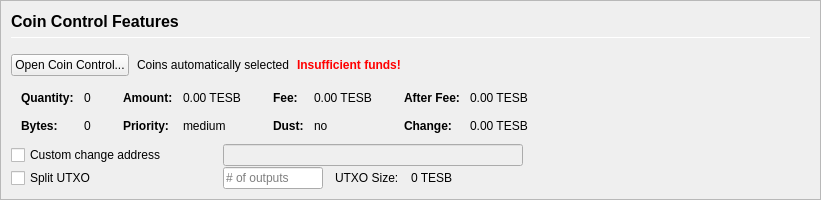
         <widget class="QFrame" name="frameCoinControl">
          <property name="sizePolicy">
           <sizepolicy hsizetype="Expanding" vsizetype="Expanding">
            <horstretch>0</horstretch>
            <verstretch>0</verstretch>
           </sizepolicy>
          </property>
          <property name="maximumSize">
           <size>
            <width>16777215</width>
            <height>16777215</height>
           </size>
          </property>
          <property name="frameShape">
           <enum>QFrame::StyledPanel</enum>
          </property>
          <property name="frameShadow">
           <enum>QFrame::Sunken</enum>
          </property>
          <layout class="QVBoxLayout" name="verticalLayoutCoinControl2">
           <property name="spacing">
            <number>0</number>
           </property>
           <property name="leftMargin">
            <number>0</number>
           </property>
           <property name="topMargin">
            <number>0</number>
           </property>
           <property name="rightMargin">
            <number>0</number>
           </property>
           <property name="bottomMargin">
            <number>0</number>
           </property>
           <item>
            <widget class="QFrame" name="frameCoinControl_BG">
             <layout class="QVBoxLayout" name="verticalLayoutCoinControl" stretch="0,0,0,0,0,0">
              <property name="spacing">
               <number>1</number>
              </property>
              <property name="leftMargin">
               <number>10</number>
              </property>
              <property name="topMargin">
               <number>10</number>
              </property>
              <item>
               <layout class="QHBoxLayout" name="horizontalLayoutCoinControl1">
                <property name="bottomMargin">
                 <number>15</number>
                </property>
                <item>
                 <layout class="QVBoxLayout" name="verticalLayout_3">
                  <property name="spacing">
                   <number>6</number>
                  </property>
                  <item>
                   <widget class="QLabel" name="labelCoinControlFeatures">
                    <property name="sizePolicy">
                     <sizepolicy hsizetype="Preferred" vsizetype="Maximum">
                      <horstretch>0</horstretch>
                      <verstretch>0</verstretch>
                     </sizepolicy>
                    </property>
                    <property name="minimumSize">
                     <size>
                      <width>0</width>
                      <height>20</height>
                     </size>
                    </property>
                    <property name="font">
                     <font>
                      <pointsize>12</pointsize>
                      <weight>75</weight>
                      <bold>true</bold>
                     </font>
                    </property>
                    <property name="styleSheet">
                     <string notr="true">font-weight:bold;</string>
                    </property>
                    <property name="text">
                     <string>Coin Control Features</string>
                    </property>
                   </widget>
                  </item>
                  <item>
                   <widget class="Line" name="line">
                    <property name="minimumSize">
                     <size>
                      <width>0</width>
                      <height>1</height>
                     </size>
                    </property>
                    <property name="maximumSize">
                     <size>
                      <width>16777215</width>
                      <height>1</height>
                     </size>
                    </property>
                    <property name="orientation">
                     <enum>Qt::Horizontal</enum>
                    </property>
                   </widget>
                  </item>
                 </layout>
                </item>
               </layout>
              </item>
              <item>
               <layout class="QHBoxLayout" name="horizontalLayoutCoinControl2" stretch="0,0,0,0">
                <property name="spacing">
                 <number>8</number>
                </property>
                <property name="bottomMargin">
                 <number>10</number>
                </property>
                <item>
                 <widget class="QPushButton" name="pushButtonCoinControl">
                  <property name="styleSheet">
                   <string notr="true"/>
                  </property>
                  <property name="text">
                   <string>Open Coin Control...</string>
                  </property>
                  <property name="autoDefault">
                   <bool>false</bool>
                  </property>
                 </widget>
                </item>
                <item>
                 <widget class="QLabel" name="labelCoinControlAutomaticallySelected">
                  <property name="text">
                   <string>Coins automatically selected</string>
                  </property>
                  <property name="margin">
                   <number>5</number>
                  </property>
                 </widget>
                </item>
                <item>
                 <widget class="QLabel" name="labelCoinControlInsuffFunds">
                  <property name="font">
                   <font>
                    <weight>75</weight>
                    <bold>true</bold>
                   </font>
                  </property>
                  <property name="styleSheet">
                   <string notr="true">color:red;font-weight:bold;</string>
                  </property>
                  <property name="text">
                   <string>Insufficient funds!</string>
                  </property>
                  <property name="margin">
                   <number>5</number>
                  </property>
                 </widget>
                </item>
                <item>
                 <spacer name="horizontalSpacerCoinControl">
                  <property name="orientation">
                   <enum>Qt::Horizontal</enum>
                  </property>
                  <property name="sizeHint" stdset="0">
                   <size>
                    <width>40</width>
                    <height>1</height>
                   </size>
                  </property>
                 </spacer>
                </item>
               </layout>
              </item>
              <item>
               <widget class="QWidget" name="widgetCoinControl" native="true">
                <property name="sizePolicy">
                 <sizepolicy hsizetype="Preferred" vsizetype="Preferred">
                  <horstretch>0</horstretch>
                  <verstretch>0</verstretch>
                 </sizepolicy>
                </property>
                <property name="minimumSize">
                 <size>
                  <width>0</width>
                  <height>0</height>
                 </size>
                </property>
                <property name="styleSheet">
                 <string notr="true"/>
                </property>
                <layout class="QHBoxLayout" name="horizontalLayoutCoinControl5">
                 <property name="leftMargin">
                  <number>0</number>
                 </property>
                 <property name="topMargin">
                  <number>0</number>
                 </property>
                 <property name="rightMargin">
                  <number>0</number>
                 </property>
                 <property name="bottomMargin">
                  <number>0</number>
                 </property>
                 <item>
                  <layout class="QHBoxLayout" name="horizontalLayoutCoinControl3" stretch="0,0,0,1">
                   <property name="spacing">
                    <number>20</number>
                   </property>
                   <property name="topMargin">
                    <number>0</number>
                   </property>
                   <property name="bottomMargin">
                    <number>10</number>
                   </property>
                   <item>
                    <layout class="QFormLayout" name="formLayoutCoinControl1">
                     <property name="horizontalSpacing">
                      <number>10</number>
                     </property>
                     <property name="verticalSpacing">
                      <number>14</number>
                     </property>
                     <property name="leftMargin">
                      <number>10</number>
                     </property>
                     <property name="topMargin">
                      <number>4</number>
                     </property>
                     <property name="rightMargin">
                      <number>6</number>
                     </property>
                     <item row="0" column="0">
                      <widget class="QLabel" name="labelCoinControlQuantityText">
                       <property name="font">
                        <font>
                         <weight>75</weight>
                         <bold>true</bold>
                        </font>
                       </property>
                       <property name="text">
                        <string>Quantity:</string>
                       </property>
                       <property name="margin">
                        <number>0</number>
                       </property>
                      </widget>
                     </item>
                     <item row="0" column="1">
                      <widget class="QLabel" name="labelCoinControlQuantity">
                       <property name="cursor">
                        <cursorShape>IBeamCursor</cursorShape>
                       </property>
                       <property name="contextMenuPolicy">
                        <enum>Qt::ActionsContextMenu</enum>
                       </property>
                       <property name="text">
                        <string notr="true">0</string>
                       </property>
                       <property name="margin">
                        <number>0</number>
                       </property>
                       <property name="textInteractionFlags">
                        <set>Qt::LinksAccessibleByMouse|Qt::TextSelectableByKeyboard|Qt::TextSelectableByMouse</set>
                       </property>
                      </widget>
                     </item>
                     <item row="1" column="0">
                      <widget class="QLabel" name="labelCoinControlBytesText">
                       <property name="font">
                        <font>
                         <weight>75</weight>
                         <bold>true</bold>
                        </font>
                       </property>
                       <property name="text">
                        <string>Bytes:</string>
                       </property>
                      </widget>
                     </item>
                     <item row="1" column="1">
                      <widget class="QLabel" name="labelCoinControlBytes">
                       <property name="cursor">
                        <cursorShape>IBeamCursor</cursorShape>
                       </property>
                       <property name="contextMenuPolicy">
                        <enum>Qt::ActionsContextMenu</enum>
                       </property>
                       <property name="text">
                        <string notr="true">0</string>
                       </property>
                       <property name="textInteractionFlags">
                        <set>Qt::LinksAccessibleByMouse|Qt::TextSelectableByKeyboard|Qt::TextSelectableByMouse</set>
                       </property>
                      </widget>
                     </item>
                    </layout>
                   </item>
                   <item>
                    <layout class="QFormLayout" name="formLayoutCoinControl2">
                     <property name="horizontalSpacing">
                      <number>10</number>
                     </property>
                     <property name="verticalSpacing">
                      <number>14</number>
                     </property>
                     <property name="leftMargin">
                      <number>6</number>
                     </property>
                     <property name="topMargin">
                      <number>4</number>
                     </property>
                     <property name="rightMargin">
                      <number>6</number>
                     </property>
                     <item row="0" column="0">
                      <widget class="QLabel" name="labelCoinControlAmountText">
                       <property name="font">
                        <font>
                         <weight>75</weight>
                         <bold>true</bold>
                        </font>
                       </property>
                       <property name="text">
                        <string>Amount:</string>
                       </property>
                       <property name="margin">
                        <number>0</number>
                       </property>
                      </widget>
                     </item>
                     <item row="0" column="1">
                      <widget class="QLabel" name="labelCoinControlAmount">
                       <property name="cursor">
                        <cursorShape>IBeamCursor</cursorShape>
                       </property>
                       <property name="contextMenuPolicy">
                        <enum>Qt::ActionsContextMenu</enum>
                       </property>
                       <property name="text">
                        <string notr="true">0.00 TESB</string>
                       </property>
                       <property name="textInteractionFlags">
                        <set>Qt::LinksAccessibleByMouse|Qt::TextSelectableByKeyboard|Qt::TextSelectableByMouse</set>
                       </property>
                      </widget>
                     </item>
                     <item row="1" column="0">
                      <widget class="QLabel" name="labelCoinControlPriorityText">
                       <property name="font">
                        <font>
                         <weight>75</weight>
                         <bold>true</bold>
                        </font>
                       </property>
                       <property name="text">
                        <string>Priority:</string>
                       </property>
                      </widget>
                     </item>
                     <item row="1" column="1">
                      <widget class="QLabel" name="labelCoinControlPriority">
                       <property name="cursor">
                        <cursorShape>IBeamCursor</cursorShape>
                       </property>
                       <property name="contextMenuPolicy">
                        <enum>Qt::ActionsContextMenu</enum>
                       </property>
                       <property name="text">
                        <string>medium</string>
                       </property>
                       <property name="textInteractionFlags">
                        <set>Qt::LinksAccessibleByMouse|Qt::TextSelectableByKeyboard|Qt::TextSelectableByMouse</set>
                       </property>
                      </widget>
                     </item>
                    </layout>
                   </item>
                   <item>
                    <layout class="QFormLayout" name="formLayoutCoinControl3">
                     <property name="horizontalSpacing">
                      <number>10</number>
                     </property>
                     <property name="verticalSpacing">
                      <number>14</number>
                     </property>
                     <property name="leftMargin">
                      <number>6</number>
                     </property>
                     <property name="topMargin">
                      <number>4</number>
                     </property>
                     <property name="rightMargin">
                      <number>6</number>
                     </property>
                     <item row="0" column="0">
                      <widget class="QLabel" name="labelCoinControlFeeText">
                       <property name="font">
                        <font>
                         <weight>75</weight>
                         <bold>true</bold>
                        </font>
                       </property>
                       <property name="text">
                        <string>Fee:</string>
                       </property>
                       <property name="margin">
                        <number>0</number>
                       </property>
                      </widget>
                     </item>
                     <item row="0" column="1">
                      <widget class="QLabel" name="labelCoinControlFee">
                       <property name="cursor">
                        <cursorShape>IBeamCursor</cursorShape>
                       </property>
                       <property name="contextMenuPolicy">
                        <enum>Qt::ActionsContextMenu</enum>
                       </property>
                       <property name="text">
                        <string notr="true">0.00 TESB</string>
                       </property>
                       <property name="textInteractionFlags">
                        <set>Qt::LinksAccessibleByMouse|Qt::TextSelectableByKeyboard|Qt::TextSelectableByMouse</set>
                       </property>
                      </widget>
                     </item>
                     <item row="1" column="0">
                      <widget class="QLabel" name="labelCoinControlLowOutputText">
                       <property name="font">
                        <font>
                         <weight>75</weight>
                         <bold>true</bold>
                        </font>
                       </property>
                       <property name="text">
                        <string>Dust:</string>
                       </property>
                      </widget>
                     </item>
                     <item row="1" column="1">
                      <widget class="QLabel" name="labelCoinControlLowOutput">
                       <property name="cursor">
                        <cursorShape>IBeamCursor</cursorShape>
                       </property>
                       <property name="contextMenuPolicy">
                        <enum>Qt::ActionsContextMenu</enum>
                       </property>
                       <property name="text">
                        <string>no</string>
                       </property>
                       <property name="textInteractionFlags">
                        <set>Qt::LinksAccessibleByMouse|Qt::TextSelectableByKeyboard|Qt::TextSelectableByMouse</set>
                       </property>
                      </widget>
                     </item>
                    </layout>
                   </item>
                   <item>
                    <layout class="QFormLayout" name="formLayoutCoinControl4">
                     <property name="horizontalSpacing">
                      <number>10</number>
                     </property>
                     <property name="verticalSpacing">
                      <number>14</number>
                     </property>
                     <property name="leftMargin">
                      <number>6</number>
                     </property>
                     <property name="topMargin">
                      <number>4</number>
                     </property>
                     <property name="rightMargin">
                      <number>6</number>
                     </property>
                     <item row="0" column="0">
                      <widget class="QLabel" name="labelCoinControlAfterFeeText">
                       <property name="font">
                        <font>
                         <weight>75</weight>
                         <bold>true</bold>
                        </font>
                       </property>
                       <property name="text">
                        <string>After Fee:</string>
                       </property>
                       <property name="margin">
                        <number>0</number>
                       </property>
                      </widget>
                     </item>
                     <item row="0" column="1">
                      <widget class="QLabel" name="labelCoinControlAfterFee">
                       <property name="cursor">
                        <cursorShape>IBeamCursor</cursorShape>
                       </property>
                       <property name="contextMenuPolicy">
                        <enum>Qt::ActionsContextMenu</enum>
                       </property>
                       <property name="text">
                        <string notr="true">0.00 TESB</string>
                       </property>
                       <property name="textInteractionFlags">
                        <set>Qt::LinksAccessibleByMouse|Qt::TextSelectableByKeyboard|Qt::TextSelectableByMouse</set>
                       </property>
                      </widget>
                     </item>
                     <item row="1" column="0">
                      <widget class="QLabel" name="labelCoinControlChangeText">
                       <property name="font">
                        <font>
                         <weight>75</weight>
                         <bold>true</bold>
                        </font>
                       </property>
                       <property name="text">
                        <string>Change:</string>
                       </property>
                      </widget>
                     </item>
                     <item row="1" column="1">
                      <widget class="QLabel" name="labelCoinControlChange">
                       <property name="cursor">
                        <cursorShape>IBeamCursor</cursorShape>
                       </property>
                       <property name="contextMenuPolicy">
                        <enum>Qt::ActionsContextMenu</enum>
                       </property>
                       <property name="text">
                        <string notr="true">0.00 TESB</string>
                       </property>
                       <property name="textInteractionFlags">
                        <set>Qt::LinksAccessibleByMouse|Qt::TextSelectableByKeyboard|Qt::TextSelectableByMouse</set>
                       </property>
                      </widget>
                     </item>
                    </layout>
                   </item>
                  </layout>
                 </item>
                </layout>
               </widget>
              </item>
              <item>
               <layout class="QHBoxLayout" name="horizontalLayoutCoinControl4">
                <property name="spacing">
                 <number>12</number>
                </property>
                <property name="sizeConstraint">
                 <enum>QLayout::SetDefaultConstraint</enum>
                </property>
                <property name="topMargin">
                 <number>0</number>
                </property>
                <property name="rightMargin">
                 <number>0</number>
                </property>
                <item>
                 <widget class="QCheckBox" name="checkBoxCoinControlChange">
                  <property name="sizePolicy">
                   <sizepolicy hsizetype="Preferred" vsizetype="Preferred">
                    <horstretch>0</horstretch>
                    <verstretch>0</verstretch>
                   </sizepolicy>
                  </property>
                  <property name="minimumSize">
                   <size>
                    <width>200</width>
                    <height>0</height>
                   </size>
                  </property>
                  <property name="maximumSize">
                   <size>
                    <width>200</width>
                    <height>16777215</height>
                   </size>
                  </property>
                  <property name="toolTip">
                   <string>If this is activated, but the change address is empty or invalid, change will be sent to a newly generated address.</string>
                  </property>
                  <property name="text">
                   <string>Custom change address</string>
                  </property>
                 </widget>
                </item>
                <item>
                 <widget class="QValidatedLineEdit" name="lineEditCoinControlChange">
                  <property name="enabled">
                   <bool>false</bool>
                  </property>
                  <property name="sizePolicy">
                   <sizepolicy hsizetype="Preferred" vsizetype="Preferred">
                    <horstretch>0</horstretch>
                    <verstretch>0</verstretch>
                   </sizepolicy>
                  </property>
                  <property name="minimumSize">
                   <size>
                    <width>300</width>
                    <height>0</height>
                   </size>
                  </property>
                 </widget>
                </item>
                <item>
                 <widget class="QLabel" name="labelCoinControlChangeLabel">
                  <property name="sizePolicy">
                   <sizepolicy hsizetype="Preferred" vsizetype="Preferred">
                    <horstretch>0</horstretch>
                    <verstretch>0</verstretch>
                   </sizepolicy>
                  </property>
                  <property name="minimumSize">
                   <size>
                    <width>100</width>
                    <height>0</height>
                   </size>
                  </property>
                  <property name="text">
                   <string/>
                  </property>
                  <property name="margin">
                   <number>3</number>
                  </property>
                 </widget>
                </item>
               </layout>
              </item>
              <item>
               <layout class="QHBoxLayout" name="horizontalLayoutCoinControl6">
                <property name="spacing">
                 <number>12</number>
                </property>
                <property name="rightMargin">
                 <number>0</number>
                </property>
                <item>
                 <widget class="QCheckBox" name="splitBlockCheckBox">
                  <property name="sizePolicy">
                   <sizepolicy hsizetype="Preferred" vsizetype="Preferred">
                    <horstretch>0</horstretch>
                    <verstretch>0</verstretch>
                   </sizepolicy>
                  </property>
                  <property name="minimumSize">
                   <size>
                    <width>200</width>
                    <height>0</height>
                   </size>
                  </property>
                  <property name="maximumSize">
                   <size>
                    <width>200</width>
                    <height>16777215</height>
                   </size>
                  </property>
                  <property name="text">
                   <string>Split UTXO</string>
                  </property>
                 </widget>
                </item>
                <item>
                 <widget class="QLineEdit" name="splitBlockLineEdit">
                  <property name="sizePolicy">
                   <sizepolicy hsizetype="Preferred" vsizetype="Preferred">
                    <horstretch>50</horstretch>
                    <verstretch>0</verstretch>
                   </sizepolicy>
                  </property>
                  <property name="minimumSize">
                   <size>
                    <width>100</width>
                    <height>0</height>
                   </size>
                  </property>
                  <property name="maximumSize">
                   <size>
                    <width>100</width>
                    <height>16777215</height>
                   </size>
                  </property>
                  <property name="placeholderText">
                   <string># of outputs</string>
                  </property>
                 </widget>
                </item>
                <item>
                 <widget class="QLabel" name="labelBlockSizeText">
                  <property name="text">
                   <string>UTXO Size:</string>
                  </property>
                 </widget>
                </item>
                <item>
                 <widget class="QLabel" name="labelBlockSize">
                  <property name="text">
                   <string>0 TESB</string>
                  </property>
                 </widget>
                </item>
                <item>
                 <spacer name="horizontalSpacer_7">
                  <property name="orientation">
                   <enum>Qt::Horizontal</enum>
                  </property>
                  <property name="sizeHint" stdset="0">
                   <size>
                    <width>40</width>
                    <height>20</height>
                   </size>
                  </property>
                 </spacer>
                </item>
               </layout>
              </item>
              <item>
               <spacer name="verticalSpacerCoinControl">
                <property name="orientation">
                 <enum>Qt::Vertical</enum>
                </property>
                <property name="sizeHint" stdset="0">
                 <size>
                  <width>800</width>
                  <height>1</height>
                 </size>
                </property>
               </spacer>
              </item>
             </layout>
            </widget>
           </item>
          </layout>
         </widget>
